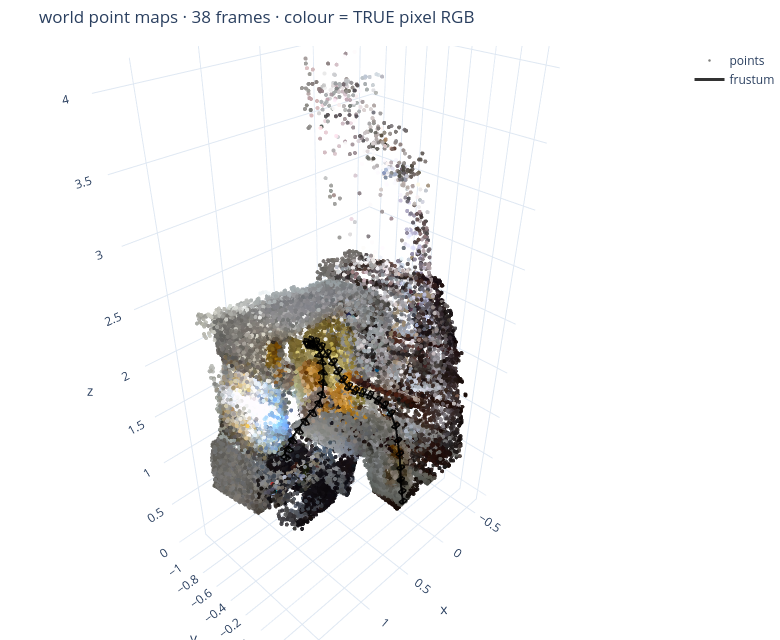

Notebook source saved alongside this figure:
### Code cell
# ---- 3. POINT CLOUD + CAMERAS ---------------------------------------------
# The box returns POSITIONS only; to show each point's TRUE pixel colour we sample
# the same input frames the box decoded and re-apply the 280x504 grid mapping,
# so rgb[f, h, w] is exactly the colour of world-point (f, h, w).
wp = res.fields.get("world_points")
P  = np.asarray(res.camera_poses, float)
if wp is not None:
    rgb = sample_frame_colors(VIDEO, wp.shape[0], frame_step=10)
    print("pixel colours:", tuple(rgb.shape), rgb.dtype, "for", int(rgb.shape[0]), "frames")
    plot_scene(P, wp, rgb=rgb, max_pts=60000, frustum=FRUSTUM_SCALE*0.1)   # true pixel RGB; smaller: frustum=0.03
    # plot_scene(P, wp, rgb=None, max_pts=60000)   # colour-by-frame fallback
else:
    print("world_points not returned (output_world_points is True by default)")

### Figure 1 — Plotly figure (JSON) as saved in the notebook; plotly's stock layout.template omitted (floating-point values rounded to 4 significant figures; data arrays with more than 128 entries replaced by an {"elided": "..."} marker saying what was removed)
{"data": [{"hovertemplate": "frame %{text}<extra></extra>", "marker": {"color": {"elided": "60000 str values"}, "opacity": 0.9, "size": 2.4}, "mode": "markers", "name": "points", "showlegend": true, "text": {"elided": "60000 str values"}, "type": "scatter3d", "x": {"elided": "60000 float values"}, "y": {"elided": "60000 float values"}, "z": {"elided": "60000 float values"}}, {"line": {"color": "rgba(0,0,0,0.9)", "width": 4}, "mode": "lines", "name": "path", "showlegend": false, "type": "scatter3d", "x": [0.0, -0.009906, -0.01187, -0.02188, -0.03557, -0.03566, -0.03474, -0.0119, 0.04768, 0.1111, 0.1838, 0.2633, 0.3453, 0.4148, 0.462, 0.4982, 0.5391, 0.5759, 0.6134, 0.6459, 0.6894, 0.7246, 0.7285, 0.7151, 0.6813, 0.6553, 0.6396, 0.6341, 0.6499, 0.6745, 0.718, 0.7706, 0.8583, 0.9544, 1.043, 1.135, 1.212, 1.272], "y": [0.0, -0.02479, -0.05426, -0.07216, -0.1058, -0.1355, -0.1687, -0.208, -0.2344, -0.2559, -0.2801, -0.2968, -0.3067, -0.3242, -0.3452, -0.3689, -0.3826, -0.4109, -0.4278, -0.4443, -0.4536, -0.4603, -0.4668, -0.4713, -0.4673, -0.465, -0.4432, -0.4212, -0.3906, -0.3666, -0.3332, -0.3108, -0.2889, -0.2785, -0.2574, -0.234, -0.2005, -0.1767], "z": [0.0, 0.1101, 0.2486, 0.3832, 0.5304, 0.6822, 0.8391, 0.9825, 1.103, 1.188, 1.276, 1.342, 1.401, 1.469, 1.557, 1.648, 1.754, 1.844, 1.926, 1.99, 2.035, 2.043, 2.037, 2.038, 2.012, 1.973, 1.902, 1.844, 1.767, 1.691, 1.613, 1.562, 1.533, 1.508, 1.483, 1.458, 1.439, 1.414]}, {"hoverinfo": "skip", "line": {"color": "rgba(0,0,0,0.8)", "width": 3}, "mode": "lines", "name": "frustum", "showlegend": true, "type": "scatter3d", "x": {"elided": "912 float values"}, "y": {"elided": "912 float values"}, "z": {"elided": "912 float values"}}], "layout": {"height": 640, "margin": {"b": 0, "l": 0, "r": 0, "t": 46}, "scene": {"aspectmode": "data", "xaxis": {"title": {"text": "x"}}, "yaxis": {"title": {"text": "y"}}, "zaxis": {"title": {"text": "z"}}}, "title": {"text": "world point maps · 38 frames · colour = TRUE pixel RGB"}, "width": 780}}
